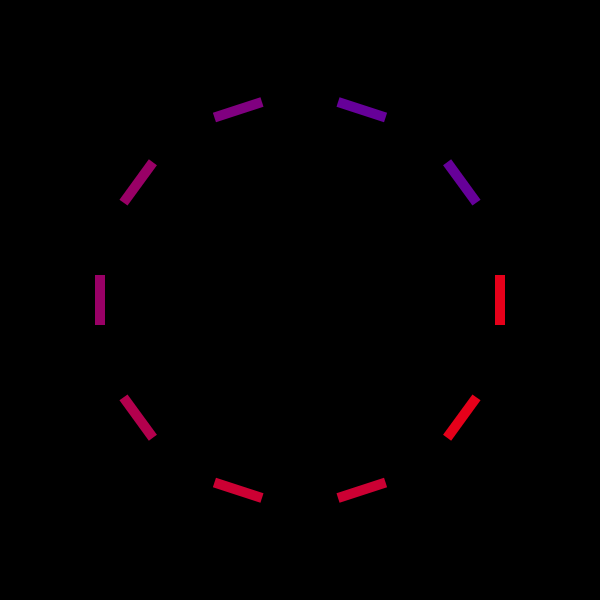
Frame 1 (no input)
Frame 60 (no input): identical to frame 1, image omitted
Frame 120 (the mouse pressed at the canvas centre since frame 60): identical to frame 1, image omitted

The p5.js sketch that drew this single still picture (run headless with seeded random() and noise() and a simulated clock; from frame 60 on, the mouse is pressed at the canvas centre):

// p5.js sketch
// ── sketch.js
let canvas;
let dots;
let a=0;
let colors = []
function setup() {
	canvas = createCanvas(600, 600);
	canvas.position((windowWidth - width) / 2,(windowHeight - height) / 2);
	noStroke();
	dots = 10;
	rectMode(CENTER);
	angleMode()
	from = color(255, 0, 0);
	to = color(0,0,255);
	for(let i = 1; i <= 10; i++){
		colors.push(lerpColor(from,to, 0.10*i));
	}

}

function draw() {
	translate(width/2, height/2);
	background(0);
	fill(255);
	let r = 200;
	for(let i = 0; i < TWO_PI; i += TWO_PI / 10.0){
		let x = r * cos(i);
		let y = r * sin(i);
		fill(colors[int(i)]);
		push();
		translate(x,y)
		rotate(i-HALF_PI);
		rect(0, 0, 50, 10);
		pop();
	}
}
